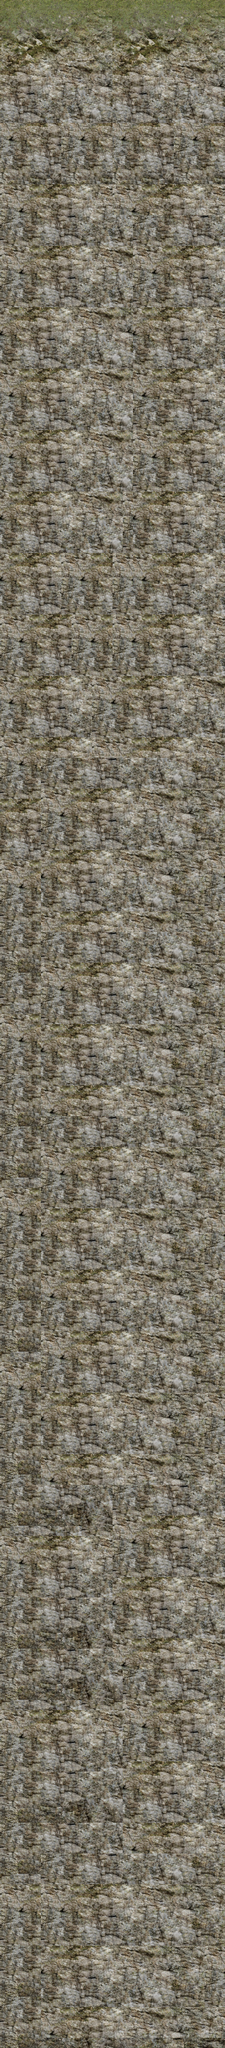

Tiled map render using the project's own tile images. Description and the map definition, with tile-layer contents summarised, below:
An orthogonal 22x200 tile map with 32x32 px tiles, 3 tile layers (Tile Layer 1, Tile Layer 2, Tile Layer 3), 1 hidden layer not drawn, 2 tilesets.

<map version="1.0" orientation="orthogonal" renderorder="right-down" width="22" height="200" tilewidth="32" tileheight="32" nextobjectid="1">
 <tileset firstgid="1" name="mountain" tilewidth="32" tileheight="32">
  <image source="../images/mountain.jpg" width="600" height="600" />
 </tileset>
 <tileset firstgid="325" name="collision" tilewidth="32" tileheight="32">
  <image source="../images/collision.png" width="64" height="32" />
 </tileset>
 <layer name="Tile Layer 1" width="22" height="200">
  <data>[4400 cells, 4400 non-empty, 206 distinct tile ids]</data>
 </layer>
 <layer name="Tile Layer 2" width="22" height="200">
  <data>[4400 cells, 0 non-empty, 0 distinct tile ids]</data>
 </layer>
 <layer name="Tile Layer 3" width="22" height="200">
  <data>[4400 cells, 0 non-empty, 0 distinct tile ids]</data>
 </layer>
 <layer name="Tile Layer 4" width="22" height="200" visible="0">
  <data>[4400 cells, 440 non-empty, 1 distinct tile ids]</data>
 </layer>
</map>
